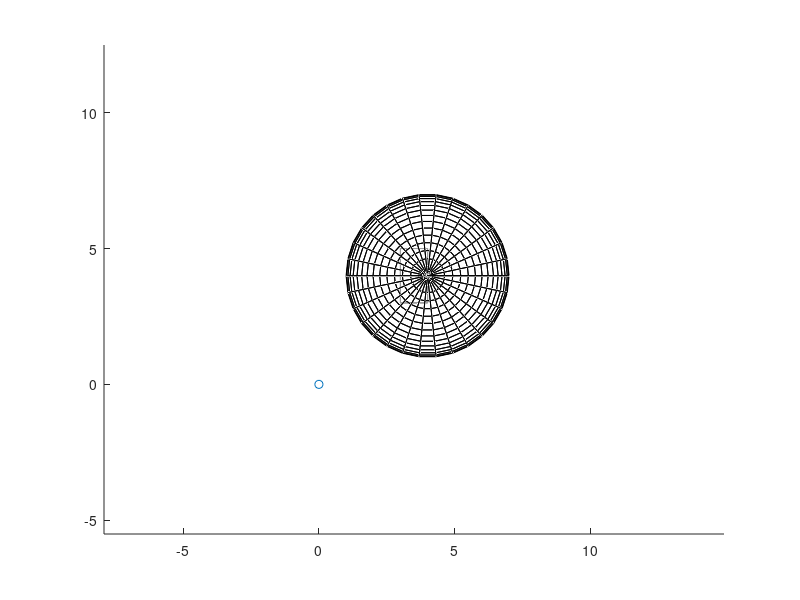

Write MATLAB code to recreate this figure. (Note: this script raises an error after producing the figure.)
%%%%%%%%%%%%%%%%%%%%%%%%%%%%%%%%%%%%%%%%%%%%%%%%%%%%%%%%%%%%%%%%%%%%%%%%%%%
%%%%%%%%%%%%%%%%%%%%%%%%%%%%% Roule Devoir 4 %%%%%%%%%%%%%%%%%%%%%%%%%%%%%%
%%%%%%%%%%%%%%%%%%%%%%%%%%%%%%%%%%%%%%%%%%%%%%%%%%%%%%%%%%%%%%%%%%%%%%%%%%%

clc ; clear all ; format loose %compact 
format long;
close all ; 

%%%%%%%%%%%%%%%%%%%%%%%%%%%% D�finir les cas %%%%%%%%%%%%%%%%%%%%%%%%%%%%%%
cm   = [4,4,11]; %--- centre de masse ellipso�de
rad    = 3; %--- x^2/(rad^2), y^2/(rad^2)
bval   = 9; %--- z^2/(bval^2)
Lame = [3 4; 3 5; 12 17];
nout = [1 1   1   1.2];
nin  = [1  1.5 1.5 1];
dep  = [0 0 5; 0 0 5; 0 0 0; 0 0 5];

for itst=1:1
  tic
  clf;
  hold;
  scatter3(dep(itst,1),dep(itst,2),dep(itst,3));
  hold on;
  
  [x, y, z] = ellipsoid(cm(1),cm(2),cm(3),rad,rad,bval,30);
  hold on;
  surf(x, y, z,'FaceColor','none','FaceAlpha',0.5)
  hold on;
  
  Face1x=[Lame(1,1) Lame(1,1) Lame(1,1) Lame(1,1) Lame(1,1)];
  Face2x=[Lame(1,2) Lame(1,2) Lame(1,2) Lame(1,2) Lame(1,2)];
  Face12y=[Lame(2,1) Lame(2,2) Lame(2,2) Lame(2,1) Lame(2,1)];
  Face12z=[Lame(3,1) Lame(3,1) Lame(3,2) Lame(3,2) Lame(3,1)];

  Face34x=[Lame(1,1) Lame(1,2) Lame(1,2) Lame(1,1) Lame(1,1)];  
  Face3y=[Lame(2,1) Lame(2,1) Lame(2,1) Lame(2,1) Lame(2,1)];
  Face4y=[Lame(2,2) Lame(2,2) Lame(2,2) Lame(2,2) Lame(2,2)];
  Face34z=Face12z;

  Face56x=Face34x;
  Face56y=[Lame(2,1) Lame(2,1) Lame(2,2) Lame(2,2) Lame(2,1)];
  Face5z=[Lame(3,1) Lame(3,1) Lame(3,1) Lame(3,1) Lame(3,1)];
  Face6z=[Lame(3,2) Lame(3,2) Lame(3,2) Lame(3,2) Lame(3,2)];

  line(Face1x,Face12y,Face12z,'Color',[0.6 0.6 0.6]);
  line(Face2x,Face12y,Face12z,'Color',[0.6 0.6 0.6]);
  line(Face34x,Face3y,Face34z,'Color',[0.6 0.6 0.6]);
  line(Face34x,Face4y,Face34z,'Color',[0.6 0.6 0.6]);
  line(Face56x,Face56y,Face5z,'Color',[0.6 0.6 0.6]);
  line(Face56x,Face56y,Face6z,'Color',[0.6 0.6 0.6]);
  axis equal
  [xi,yi,zi,face]=Devoir4(nout(itst),nin(itst),dep(itst,:));
  
  nbpoint=length(face);
  for ipoint=1:nbpoint
    if face(ipoint) == 1
      plot3([xi(ipoint)],[yi(ipoint)],[zi(ipoint)],'r.');
    elseif face(ipoint) == 2
      plot3([xi(ipoint)],[yi(ipoint)],[zi(ipoint)],'c.');
    elseif face(ipoint) == 3
      plot3([xi(ipoint)],[yi(ipoint)],[zi(ipoint)],'g.');
    elseif face(ipoint) == 4
      plot3([xi(ipoint)],[yi(ipoint)],[zi(ipoint)],'y.');
    elseif face(ipoint) == 5
      plot3([xi(ipoint)],[yi(ipoint)],[zi(ipoint)],'b.');
    elseif face(ipoint) == 6
      plot3([xi(ipoint)],[yi(ipoint)],[zi(ipoint)],'m.');
    end
  end
  hold;
  toc
##  pause
end
